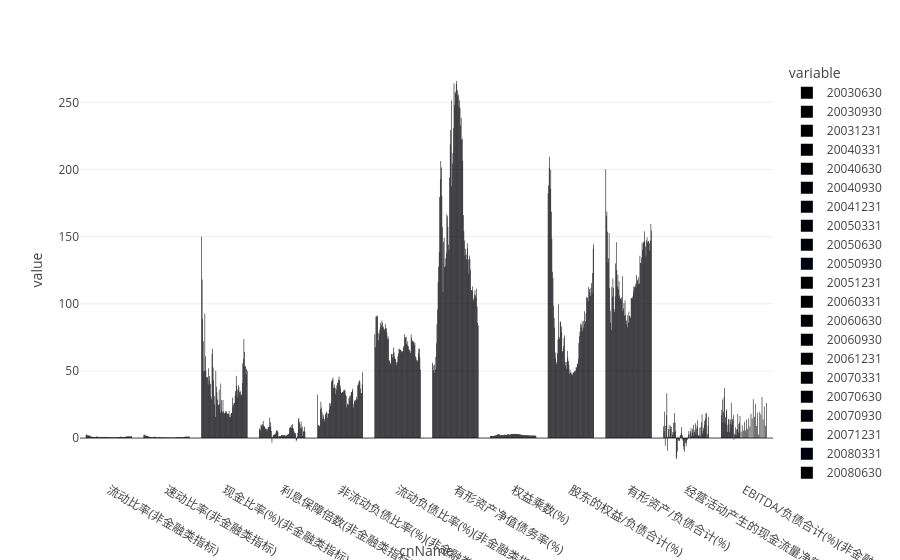

Notebook cell for this chart:
### Code cell
import plotly.express as px
fig = px.bar(df, x='cnName', y=list(df.columns[-84:]) ,barmode='group')
fig.show(config={'scrollZoom':True})
